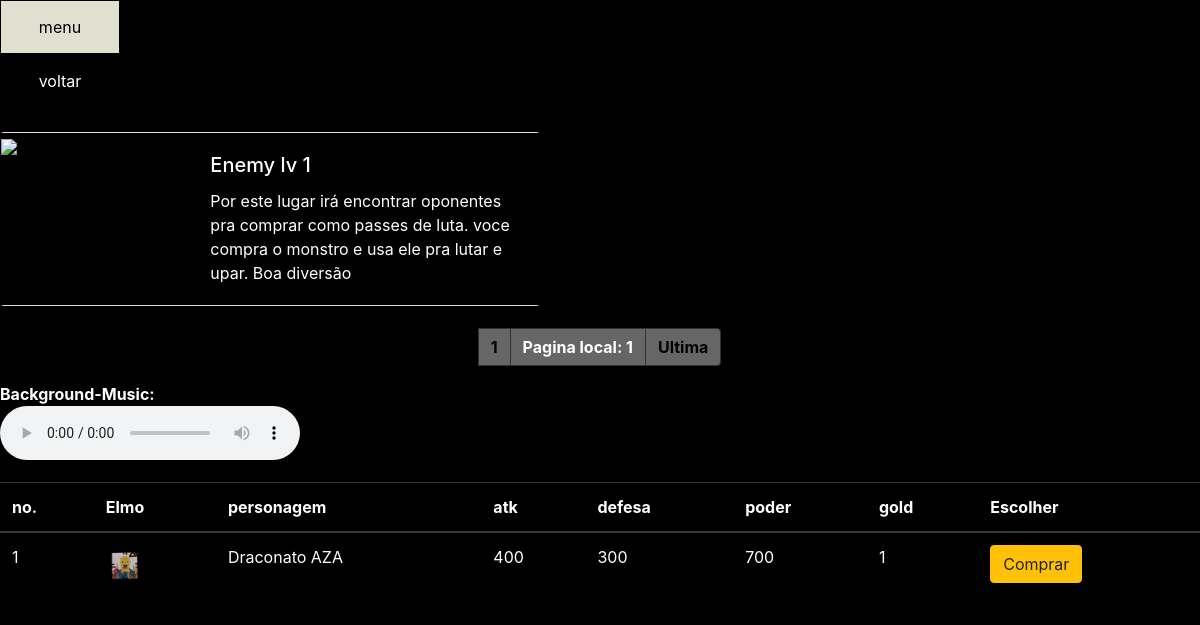
Screenshot of /menus/static/key_12enemy1.php with the database file from the repository.
### tables this page shows
CREATE TABLE IF NOT EXISTS `shops` (
  `inv_id` int(6) NOT NULL,
  `inv_dono` varchar(250) DEFAULT NULL,
  `inv_nome` varchar(250) DEFAULT NULL,
  `inv_nome_item` varchar(250) DEFAULT NULL,
  `inv_mod` varchar(5000) DEFAULT NULL,
  `inv_slots` int(9) DEFAULT NULL,
  `inv_gold` int(8) DEFAULT NULL,
  `nome_da` varchar(250) DEFAULT NULL,
  `inv_type` varchar(250) DEFAULT NULL,
  `inv_loot` int(8) DEFAULT NULL,
  `inv_capacidade` int(14) DEFAULT NULL,
  `inv_atk` int(7) DEFAULT NULL,
  `inv_def` int(7) DEFAULT NULL,
  `inv_pw` int(7) DEFAULT NULL,
  `inv_hp_min` int(10) DEFAULT NULL,
  `inv_hp_max` int(10) DEFAULT NULL,
  `inv_mp_min` int(10) DEFAULT NULL,
  `inv_mp_max` int(10) DEFAULT NULL,
  `inv_tipo` varchar(250) DEFAULT NULL,
  `inv_kit` varchar(250) DEFAULT NULL,
  `inv_shop` varchar(250) DEFAULT NULL,
  `inv_cod_1` varchar(250) DEFAULT NULL,
  `inv_cod_2` varchar(250) DEFAULT NULL,
  `inv_cod_3` varchar(250) DEFAULT NULL,
  `inv_cod_final` varchar(250) DEFAULT NULL,
  PRIMARY KEY (`inv_id`)
);

### menus/static/key_12enemy1.php (the view, shortened to what this page needs)
<?php
include('../../login-cadastro/db/conexao.php');
?>
<!DOCTYPE html>
<html lang="pt-br">
  <head>
           <link rel="stylesheet" href="../../home/View/css/key_23.css">
           <link rel="stylesheet" href="https://maxcdn.bootstrapcdn.com/bootstrap/4.0.0/css/bootstrap.min.css">
  <link rel="stylesheet" href="css/styles.css?v=1.0">
  </head>
  <body>
  <div class="links">
  <a class= "menu" href="key_24.php">menu</a>
<br>
  <a class= "voltar" href="key_473.php">voltar</a>
<br>
</div>
    </a><br>
   <div class="card mb-3" style="max-width: 540px;">
  <div class="row g-0">
    <div class="col-md-4">
      <img src="../../static/npcs2/ozion7.png" >
    </div>
    <div class="col-md-8">
      <div class="card-body">
        <h5 class="card-title">Enemy lv 1</h5>
        <p class="card-text">Por este lugar irá encontrar oponentes pra comprar como passes de luta. voce compra o monstro e usa ele pra lutar e upar. Boa diversão </p>
      </div>
    </div>
  </div>
</div>
<table class="table table-dark">
  <thead>
    <tr>
      <th scope="col">no.</th>
      <th scope="col">Elmo</th>
      <th scope="col">personagem</th>
      <th scope="col">atk</th>
      <th scope="col">defesa</th>
       <th scope="col">poder</th>
       <th scope="col">gold</th>
      <th scope="col">Escolher</th>
    </tr>
  </thead>
  <tbody>
    <?php
    $pagina_atual = filter_input(INPUT_GET,'pagina', FILTER_SANITIZE_NUMBER_INT);
    $pagina = (!empty($pagina_atual)) ? $pagina_atual : 1;
    $qnt_result_pg = 10;
    $inicio = ($qnt_result_pg * $pagina) - $qnt_result_pg;
$result_usuarios= $pdo-> prepare( "SELECT * FROM shops  WHERE nome_da = 'Enemy_level_1' ORDER BY  shops . inv_id  desc LIMIT $qnt_result_pg OFFSET $inicio");
$result_usuarios-> execute();
$resultado_usuarios = $result_usuarios-> fetchAll( PDO::FETCH_ASSOC );
foreach($resultado_usuarios as  $row_usuario) {
echo "<form action='key_12enemy1_bck.php' method='POST'>";
      echo "<div class='buttoin'>";
            echo "<div class='card-content'>";
            echo "<div class='content'>";
          echo "<tr>";
          echo "<td scope='row'>".$row_usuario['inv_id']."</td>";
          echo "<td><img style='width:40px;height:40px' src=".$row_usuario['inv_nome']."></td>";
          echo "<td>" .$row_usuario["inv_nome_item"]. "</td>";
          echo "<td>" . $row_usuario['inv_atk'] . "</td>";
          echo "<td>" . $row_usuario['inv_def'] . "</td>";
          echo "<td>" . $row_usuario['inv_pw'] . "</td>";
         echo "<td>" . $row_usuario['inv_gold'] . "</td>";
 echo "<td><button type='submit' class='btn btn-warning'>Comprar</button></td>";
 echo "</div>";
            echo "</div>";
            echo "</div>";
      echo "</form>";
    }
    $result_pg= $pdo-> prepare( "SELECT COUNT(inv_id) AS num_result FROM shops WHERE nome_da = 'Enemy_level_1'");
    $result_pg-> execute();
$resultado_pg = $result_pg-> fetchAll( PDO::FETCH_ASSOC );
foreach($resultado_pg as   $row_pg ) {
    $quantidade_pg = ceil($row_pg['num_result'] / $qnt_result_pg);
       echo "<nav aria-label='Page navigation example'>";
        echo "<ul class='pagination justify-content-center'>";
     echo " <a href='key_12enemy1.php?pagina=1'class='page-link' aria-label='Goto page 1'>1</a>";
    echo "<li class='page-item'><a class='page-link' aria-current='page'>Pagina local: ".$pagina." </a></li> ";
    echo "<li class='page-item'><a class='page-link' href='key_12enemy1.php?pagina=$quantidade_pg' class='page-link' aria-label='Goto page 86'>Ultima</a></li>";
      echo "</ul>";
        echo "</nav>";
}
 ?>
     <figure>
    <figcaption style="color:white; font-weight: bold ">Background-Music:</figcaption>
    <audio
        controls
        loop
        play
        src="../ost/theme.mp3">
    </audio>
    <br/>
</figure>
     </body>
</html>

### home/View/css/key_23.css (style rules this page uses)
* { margin: 0; padding: 0; background-color:black ; }
img { width:40px; height:40px; }
a.page-link { background-color:#666666; color:black ; font-weight: bold; border:1px solid rgb(50,50,50); }
.btn { background-color:black; color:white; border: 2px solid #666666; }
a.menu:link, a.menu:visited, a.voltar:link, a.voltar:visited { background-color: #000; border: 1px solid #000; color: white; display: inline-block; padding: 14px 25px; text-align: center; text-decoration: none; width:100%; }
.links { width:120px; }

### menus/static/styles.css (style rules this page uses)
.buttoin { border: 3px solid black ; }
body { position:relative; background-color:black; color:white; }
a.menu:link, a.menu:visited, a.voltar:link, a.voltar:visited { background-color: #000; border: 1px solid #000; color: white; display: inline-block; padding: 14px 25px; text-align: center; text-decoration: none; width:100%; }
.links { width:120px; }
img { width:200px; height:auto ; }

### menus/static/key_12enemy1.php (style rules this page uses)
.buttoin { border: 3px solid black ; }
body { position:relative; background-color:black; color:white; }
a.menu:link, a.menu:visited, a.voltar:link, a.voltar:visited { background-color: #000; border: 1px solid #000; color: white; display: inline-block; padding: 14px 25px; text-align: center; text-decoration: none; width:100%; }
.links { width:120px; }
img { width:200px; height:auto ; }

### rows the page displays
shops: inv_id "1", inv_nome_item "Draconato AZA", inv_atk "400", inv_def "300", inv_pw "700", inv_gold "1"
